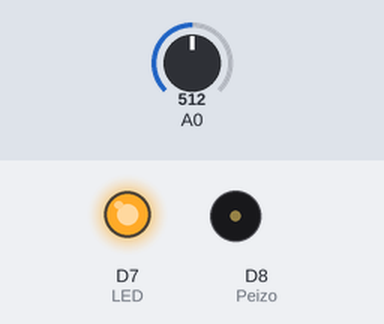
Simulated run of this sketch. Board: ESP8266 (NodeMCU). Parts: output pins drawn as LEDs (lit = HIGH), buzzer (waves = sounding). The inputs (shaded band) are chosen by the test bench; at power-on: A0 = 512. WiFi joins after 1.5 s; servers stay silent unless stated.

Above: at 2.4 s.
At 6.0 s:
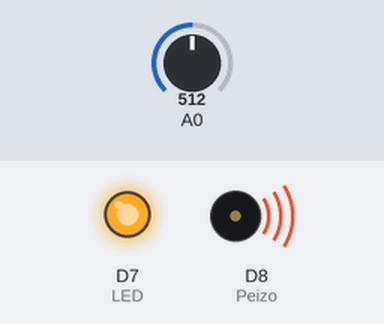
6.1 s: A0 set to 86
7.6 s: A0 set to 74
At 8.8 s:
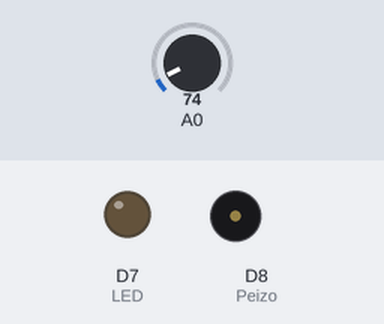
Timing chart, 0 to 10.6 s (numbered marks = the images above; inputs shaded):
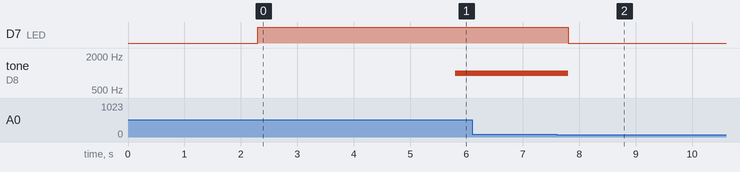

Measured:
- the behaviour switches between 81 and 80 on A0 (found by bisection; images 1 and 2)
- after the input at 7.6 s, D7 (LED): HIGH → LOW after 0.20 s; tone on D8 (Peizo): 1000 Hz → silent after 0.20 s

The sketch:

project.ino
```cpp
#define Peizo D8
#define SoundSensor D10
#define LED 13
#define BLYNK_PRINT Serial

#include <SPI.h>
#include <ESP8266WiFi.h>
#include <BlynkSimpleEsp8266.h>

char auth[] = "";
char ssid[] = "";
char pass[] = "";

unsigned long long FDetect=0,LDetect;
int volume=0;
const int TooLoud=80;
BlynkTimer timer;
WidgetLED led1(V1);

void Main(){
  volume = analogRead(SoundSensor);
  if(volume > TooLoud){
      digitalWrite(LED,HIGH);
      LDetect = millis();
      led1.on();
      if(FDetect == 0){
        FDetect = millis();
      }
      if(LDetect - FDetect > 3000){
        tone(Peizo,1000,500);
      }
  }else{
      if(millis() - LDetect < 1500){
          digitalWrite(LED,LOW);
          led1.off();
          FDetect = 0;
      }
  }
  if(millis() - LDetect < 20000){
    Blynk.virtualWrite(V2, (millis() - LDetect)/1000);
  }else{
    Blynk.virtualWrite(V2, "Room is quite");
  }
}

void setup(){
  Serial.begin(9600);
  pinMode(SoundSensor, INPUT);
  pinMode(LED, OUTPUT);
  Blynk.begin(auth, ssid ,pass);
  timer.setInterval(500L, Main);
}

void loop(){
  Blynk.run();
  timer.run();
}
```
